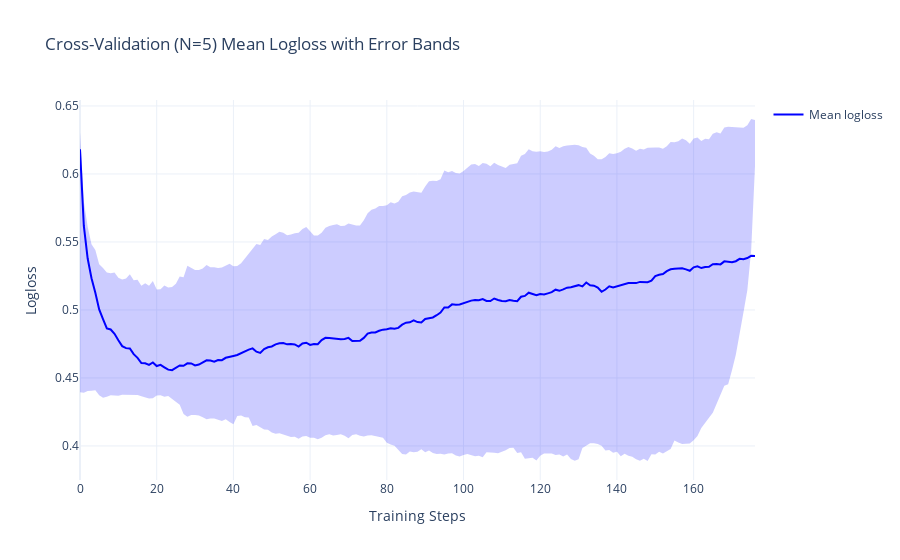

The code cell stored with this chart in its notebook:
### Code cell
import plotly.graph_objects as go

# Create figure
fig = go.Figure()

# Add mean performance line
fig.add_trace(
    go.Scatter(
        x=cv_results["iterations"], y=cv_results["test-Logloss-mean"], mode="lines", name="Mean logloss", line=dict(color="blue")
    )
)

# Add shaded error region
fig.add_trace(
    go.Scatter(
        x=pd.concat([cv_results["iterations"], cv_results["iterations"][::-1]]),
        y=pd.concat([cv_results["test-Logloss-mean"]+cv_results["test-Logloss-std"], 
                     cv_results["test-Logloss-mean"]-cv_results["test-Logloss-std"]]),
        fill="toself", 
        fillcolor="rgba(0, 0, 255, 0.2)",
        line=dict(color="rgba(255, 255, 255, 0)"),
        showlegend=False
    )
)

# Customize layout
fig.update_layout(
    title="Cross-Validation (N=5) Mean Logloss with Error Bands",
    xaxis_title="Training Steps",
    yaxis_title="Logloss",
    template="plotly_white"
)

fig.show()

fig.write_image(outfolder / "test_logloss.png")

### Figure 1 — Plotly figure (JSON) as saved in the notebook; plotly's stock layout.template omitted (floating-point values rounded to 4 significant figures; data arrays with more than 128 entries replaced by an {"elided": "..."} marker saying what was removed)
{"data": [{"line": {"color": "blue"}, "mode": "lines", "name": "Mean logloss", "type": "scatter", "x": {"elided": "177 int values"}, "y": {"elided": "177 float values"}}, {"fill": "toself", "fillcolor": "rgba(0, 0, 255, 0.2)", "line": {"color": "rgba(255, 255, 255, 0)"}, "showlegend": false, "type": "scatter", "x": {"elided": "354 int values"}, "y": {"elided": "354 float values"}}], "layout": {"title": {"text": "Cross-Validation (N=5) Mean Logloss with Error Bands"}, "xaxis": {"title": {"text": "Training Steps"}}, "yaxis": {"title": {"text": "Logloss"}}}}
